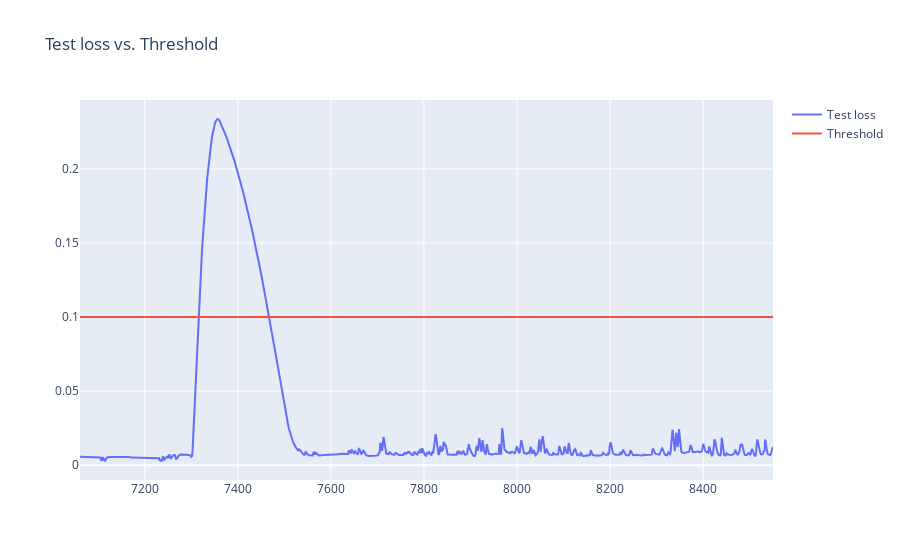

The notebook cell saved with this chart:
### Markdown cell above
### Anomaly detection response

### Code cell
fig = go.Figure()
fig.add_trace(go.Scatter(x=anomaly_df['data_point'], y=anomaly_df['loss'], name='Test loss'))
fig.add_trace(go.Scatter(x=anomaly_df['data_point'], y=anomaly_df['threshold'], name='Threshold'))
fig.update_layout(showlegend=True, title='Test loss vs. Threshold')
fig.show()

### Figure 1 — Plotly figure (JSON) as saved in the notebook; plotly's stock layout.template omitted (floating-point values rounded to 4 significant figures; data arrays with more than 128 entries replaced by an {"elided": "..."} marker saying what was removed)
{"data": [{"name": "Test loss", "type": "scatter", "x": {"elided": "1490 int values"}, "y": {"elided": "1490 float values"}}, {"name": "Threshold", "type": "scatter", "x": {"elided": "1490 int values"}, "y": {"elided": "1490 float values"}}], "layout": {"showlegend": true, "title": {"text": "Test loss vs. Threshold"}}}
